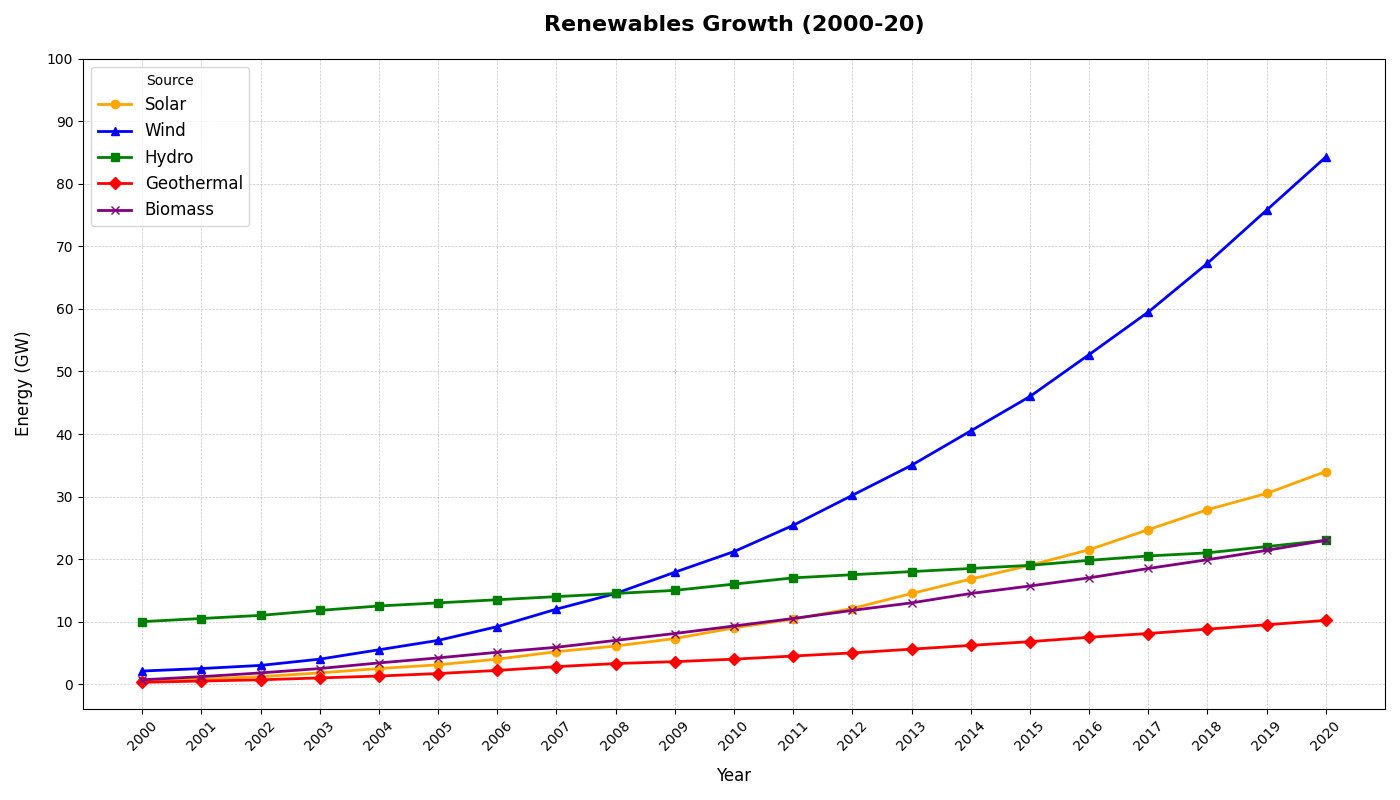

This figure's Python source:
import matplotlib.pyplot as plt
import numpy as np

years = np.arange(2000, 2021)
solar_energy = [0.5, 0.8, 1.2, 1.8, 2.5, 3.1, 4.0, 5.2, 6.1, 7.3, 9.0, 10.4, 12.1, 14.5, 16.8, 19.0, 21.5, 24.7, 27.9, 30.5, 34.0]
wind_energy = [2.1, 2.5, 3.0, 4.0, 5.5, 7.0, 9.2, 12.0, 14.5, 17.9, 21.2, 25.4, 30.2, 35.0, 40.5, 46.0, 52.7, 59.5, 67.3, 75.8, 84.3]
hydro_energy = [10.0, 10.5, 11.0, 11.8, 12.5, 13.0, 13.5, 14.0, 14.5, 15.0, 16.0, 17.0, 17.5, 18.0, 18.5, 19.0, 19.8, 20.5, 21.0, 22.0, 23.0]
geothermal_energy = [0.3, 0.5, 0.7, 1.0, 1.3, 1.7, 2.2, 2.8, 3.3, 3.6, 4.0, 4.5, 5.0, 5.6, 6.2, 6.8, 7.5, 8.1, 8.8, 9.5, 10.2]
biomass_energy = [0.7, 1.2, 1.8, 2.5, 3.4, 4.2, 5.1, 5.9, 7.0, 8.1, 9.3, 10.5, 11.8, 13.0, 14.5, 15.7, 17.0, 18.5, 19.9, 21.4, 23.0]

fig, ax = plt.subplots(figsize=(14, 8))

ax.plot(years, solar_energy, color='orange', marker='o', linestyle='-', linewidth=2, label='Solar')
ax.plot(years, wind_energy, color='blue', marker='^', linestyle='-', linewidth=2, label='Wind')
ax.plot(years, hydro_energy, color='green', marker='s', linestyle='-', linewidth=2, label='Hydro')
ax.plot(years, geothermal_energy, color='red', marker='D', linestyle='-', linewidth=2, label='Geothermal')
ax.plot(years, biomass_energy, color='purple', marker='x', linestyle='-', linewidth=2, label='Biomass')

ax.set_title('Renewables Growth (2000-20)', fontsize=16, fontweight='bold', pad=20)
ax.set_xlabel('Year', fontsize=12, labelpad=10)
ax.set_ylabel('Energy (GW)', fontsize=12, labelpad=10)

ax.grid(True, which='both', linestyle='--', linewidth=0.5, alpha=0.7)

ax.set_xticks(years, minor=False)
ax.set_xticklabels(years, rotation=45)
ax.set_yticks(np.arange(0, 101, 10))

ax.legend(loc='upper left', fontsize=12, title='Source')

plt.tight_layout()
plt.show()
